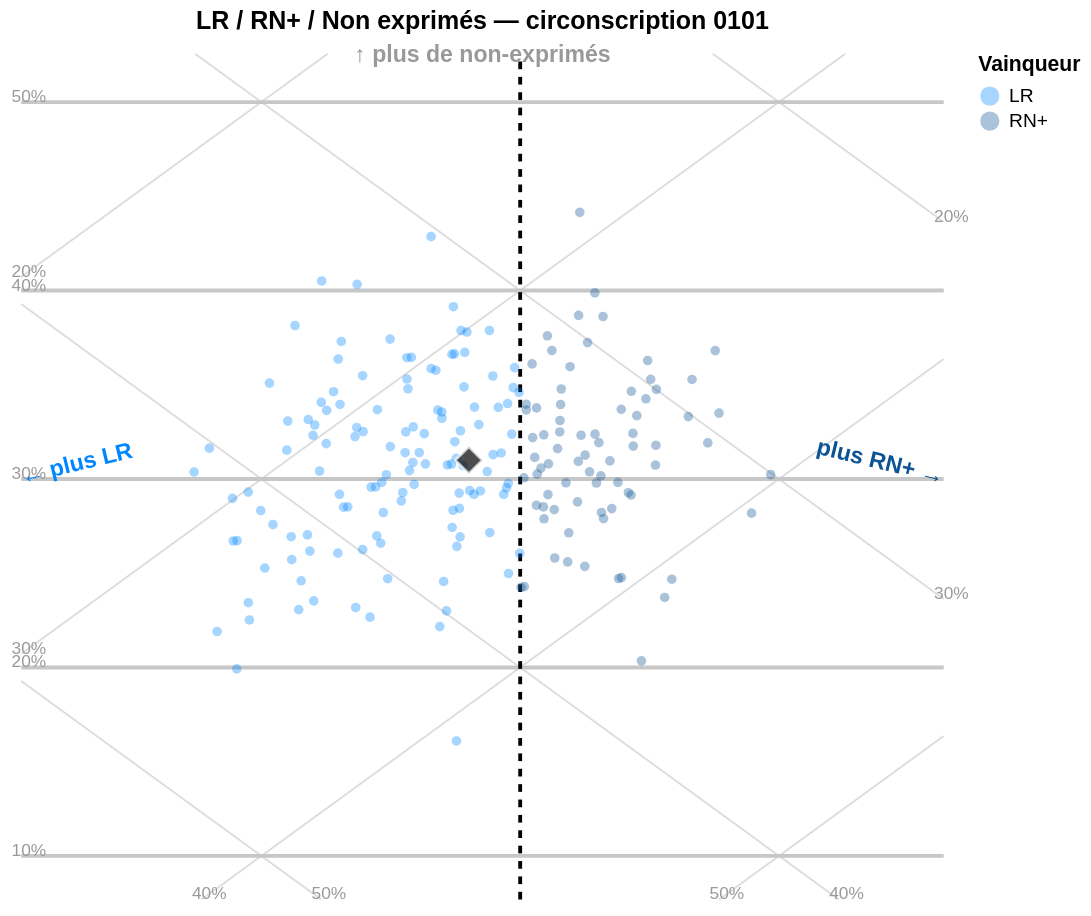

Source (notebook cell):
### Markdown cell above
## 5. Revenir à la circonscription 0101

Le diagramme ternaire montre conjointement les voix de `LR`, de `RN+` et les suffrages non exprimés. Chaque point correspond à une simulation nationale différente.

### Code cell
district_frame = (
    to_long_frame(results, districts)
    .filter(pl.col("id_circo") == "0101")
)

render_ternary_chart(
    district_frame,
    str(PoliticalFamily.LR),
    str(PoliticalFamily.RNx),
    "LR / RN+ / Non exprimés — circonscription 0101",
)

### Figure 1 — Vega-Lite specification as saved in the notebook (floating-point values rounded to 4 significant figures; data arrays with more than 128 entries replaced by an {"elided": "..."} marker saying what was removed)
{"config": {"view": {"continuousWidth": 300, "continuousHeight": 300, "strokeWidth": 0}}, "layer": [{"data": {"name": "data-47325db67719396f6cbfde2f8d7108ee"}, "mark": {"type": "rule", "color": "#dddddd", "strokeWidth": 1}, "encoding": {"x": {"axis": null, "field": "x", "scale": {"domain": [0.4036, 0.5818]}, "type": "quantitative"}, "x2": {"field": "x2"}, "y": {"axis": null, "field": "y", "scale": {"domain": [0.06658, 0.4552]}, "type": "quantitative"}, "y2": {"field": "y2"}}}, {"data": {"name": "data-9b1d6303a633581bdc40d65fa2d4e106"}, "mark": {"type": "rule", "color": "#c7c7c7", "strokeWidth": 2}, "encoding": {"x": {"axis": null, "field": "x", "scale": {"domain": [0.4036, 0.5818]}, "type": "quantitative"}, "x2": {"field": "x2"}, "y": {"axis": null, "field": "y", "scale": {"domain": [0.06658, 0.4552]}, "type": "quantitative"}, "y2": {"field": "y2"}}}, {"data": {"name": "data-5d34467aaf04bb5872b298bc83b0345c"}, "mark": {"type": "text", "color": "#999999", "dx": 4, "dy": -3, "fontSize": 9}, "encoding": {"text": {"field": "text", "type": "nominal"}, "x": {"axis": null, "field": "x", "scale": {"domain": [0.4036, 0.5818]}, "type": "quantitative"}, "y": {"axis": null, "field": "y", "scale": {"domain": [0.06658, 0.4552]}, "type": "quantitative"}}}, {"data": {"name": "data-be076b110a5455efa960ad4718ed82a4"}, "mark": {"type": "line", "color": "black", "strokeDash": [4, 4]}, "encoding": {"x": {"axis": null, "field": "x", "scale": {"domain": [0.4036, 0.5818]}, "type": "quantitative"}, "y": {"axis": null, "field": "y", "scale": {"domain": [0.06658, 0.4552]}, "type": "quantitative"}}}, {"data": {"name": "data-6769ba3abeeb18952664be3d45c657ad"}, "mark": {"type": "circle", "size": 25}, "encoding": {"color": {"field": "side", "legend": {"title": "Vainqueur"}, "scale": {"domain": ["LR", "RN+"], "range": ["#0086ff", "#0b5394"]}, "type": "nominal"}, "opacity": {"value": 0.35}, "tooltip": [{"field": "LR (% exprimés)", "format": ".1f", "type": "quantitative"}, {"field": "RN+ (% exprimés)", "format": ".1f", "type": "quantitative"}, {"field": "Suffrages exprimés (% inscrits)", "format": ".1f", "type": "quantitative"}, {"field": "Non-exprimés (% inscrits)", "format": ".1f", "type": "quantitative"}], "x": {"axis": null, "field": "tx", "scale": {"domain": [0.4036, 0.5818]}, "type": "quantitative"}, "y": {"axis": null, "field": "ty", "scale": {"domain": [0.06658, 0.4552]}, "type": "quantitative"}}}, {"data": {"name": "data-37410f34502c391abbc0902a7376489d"}, "mark": {"type": "point", "color": "black", "filled": true, "shape": "diamond", "size": 200, "stroke": "white", "strokeWidth": 1.5}, "encoding": {"tooltip": [{"field": "LR (% exprimés)", "format": ".1f", "type": "quantitative"}, {"field": "RN+ (% exprimés)", "format": ".1f", "type": "quantitative"}, {"field": "Suffrages exprimés (% inscrits)", "format": ".1f", "type": "quantitative"}, {"field": "Non-exprimés (% inscrits)", "format": ".1f", "type": "quantitative"}], "x": {"axis": null, "field": "x", "scale": {"domain": [0.4036, 0.5818]}, "type": "quantitative"}, "y": {"axis": null, "field": "y", "scale": {"domain": [0.06658, 0.4552]}, "type": "quantitative"}}}, {"layer": [{"data": {"name": "data-e3286fb41f1b53cf55c20ee17c33ed86"}, "mark": {"type": "text", "align": "left", "angle": {"expr": "360 - (atan2(440 * 0.17823428485888337, width * 0.3886169705712384 * 1.7320508075688772) * 57.29577951308232)"}, "color": "#0086ff", "fontSize": 12, "fontWeight": "bold"}, "encoding": {"text": {"value": "← plus LR"}, "x": {"axis": null, "field": "x", "scale": {"domain": [0.4036, 0.5818]}, "type": "quantitative"}, "y": {"axis": null, "field": "y", "scale": {"domain": [0.06658, 0.4552]}, "type": "quantitative"}}}, {"data": {"name": "data-f3ed152006269dbd8110205a5fc9f764"}, "mark": {"type": "text", "align": "right", "angle": {"expr": "atan2(440 * 0.17823428485888337, width * 0.3886169705712384 * 1.7320508075688772) * 57.29577951308232"}, "color": "#0b5394", "fontSize": 12, "fontWeight": "bold"}, "encoding": {"text": {"value": "plus RN+ →"}, "x": {"axis": null, "field": "x", "scale": {"domain": [0.4036, 0.5818]}, "type": "quantitative"}, "y": {"axis": null, "field": "y", "scale": {"domain": [0.06658, 0.4552]}, "type": "quantitative"}}}, {"data": {"name": "data-007d36a259c03f0774c0be7ccd01d31b"}, "mark": {"type": "text", "align": "center", "angle": 0, "color": "#999999", "fontSize": 12, "fontWeight": "bold"}, "encoding": {"text": {"value": "↑ plus de non-exprimés"}, "x": {"axis": null, "field": "x", "scale": {"domain": [0.4036, 0.5818]}, "type": "quantitative"}, "y": {"axis": null, "field": "y", "scale": {"domain": [0.06658, 0.4552]}, "type": "quantitative"}}}]}], "height": 440, "title": "LR / RN+ / Non exprimés — circonscription 0101", "width": 480, "$schema": "https://vega.github.io/schema/vega-lite/v6.4.1.json", "datasets": {"data-47325db67719396f6cbfde2f8d7108ee": [{"x": 0.4036, "y": 0.3526, "x2": 0.4628, "y2": 0.4552, "kind": "right"}, {"x": 0.4036, "y": 0.1794, "x2": 0.5628, "y2": 0.4552, "kind": "right"}, {"x": 0.5818, "y": 0.3149, "x2": 0.4384, "y2": 0.06658, "kind": "right"}, {"x": 0.5818, "y": 0.1417, "x2": 0.5384, "y2": 0.06658, "kind": "right"}, {"x": 0.5818, "y": 0.3779, "x2": 0.5372, "y2": 0.4552, "kind": "left"}, {"x": 0.5818, "y": 0.2047, "x2": 0.4372, "y2": 0.4552, "kind": "left"}, {"x": 0.4036, "y": 0.3402, "x2": 0.5616, "y2": 0.06658, "kind": "left"}, {"x": 0.4036, "y": 0.167, "x2": 0.4616, "y2": 0.06658, "kind": "left"}], "data-9b1d6303a633581bdc40d65fa2d4e106": [{"x": 0.4036, "y": 0.0866, "x2": 0.5818, "y2": 0.0866, "kind": "abs"}, {"x": 0.4036, "y": 0.1732, "x2": 0.5818, "y2": 0.1732, "kind": "abs"}, {"x": 0.4036, "y": 0.2598, "x2": 0.5818, "y2": 0.2598, "kind": "abs"}, {"x": 0.4036, "y": 0.3464, "x2": 0.5818, "y2": 0.3464, "kind": "abs"}, {"x": 0.4036, "y": 0.433, "x2": 0.5818, "y2": 0.433, "kind": "abs"}], "data-5d34467aaf04bb5872b298bc83b0345c": [{"x": 0.4036, "y": 0.0866, "text": "10%"}, {"x": 0.4036, "y": 0.1732, "text": "20%"}, {"x": 0.4036, "y": 0.2598, "text": "30%"}, {"x": 0.4036, "y": 0.3464, "text": "40%"}, {"x": 0.4036, "y": 0.433, "text": "50%"}, {"x": 0.4036, "y": 0.3526, "text": "20%"}, {"x": 0.4036, "y": 0.1794, "text": "30%"}, {"x": 0.4384, "y": 0.06658, "text": "40%"}, {"x": 0.5384, "y": 0.06658, "text": "50%"}, {"x": 0.5818, "y": 0.3779, "text": "20%"}, {"x": 0.5818, "y": 0.2047, "text": "30%"}, {"x": 0.5616, "y": 0.06658, "text": "40%"}, {"x": 0.4616, "y": 0.06658, "text": "50%"}], "data-be076b110a5455efa960ad4718ed82a4": [{"x": 0.5, "y": 0.06658}, {"x": 0.5, "y": 0.4552}], "data-6769ba3abeeb18952664be3d45c657ad": {"elided": "200 records"}, "data-37410f34502c391abbc0902a7376489d": [{"x": 0.4901, "y": 0.2684, "LR (% exprimés)": 51.41, "RN+ (% exprimés)": 48.59, "Suffrages exprimés (% inscrits)": 69.0, "Non-exprimés (% inscrits)": 31.0}], "data-e3286fb41f1b53cf55c20ee17c33ed86": [{"x": 0.4036, "y": 0.2609}], "data-f3ed152006269dbd8110205a5fc9f764": [{"x": 0.5818, "y": 0.2609}], "data-007d36a259c03f0774c0be7ccd01d31b": [{"x": 0.4927, "y": 0.4552}]}}
